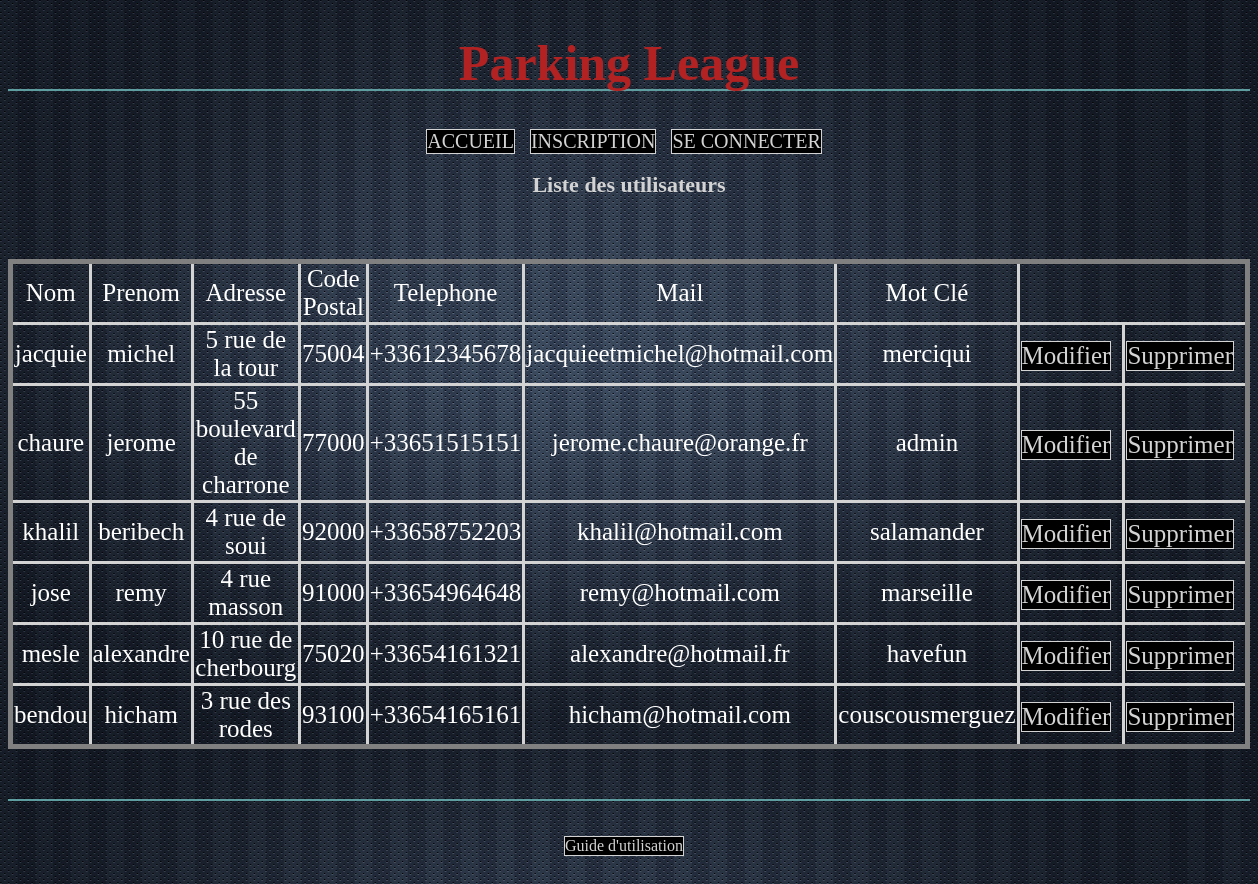
Screenshot of /liste-utilisateur.php with the database file from the repository.
### tables this page shows
CREATE TABLE IF NOT EXISTS `utilisateur` (
  `id_uti` int(5) NOT NULL AUTO_INCREMENT,
  `identifiant` varchar(25) NOT NULL,
  `mdp` int(10) NOT NULL,
  `nom` varchar(25) DEFAULT NULL,
  `prenom` varchar(25) DEFAULT NULL,
  `adresse` varchar(25) DEFAULT NULL,
  `cp` int(5) DEFAULT NULL,
  `tel` int(10) DEFAULT NULL,
  `mail` varchar(50) DEFAULT NULL,
  `statut` int(1) DEFAULT NULL,
  `motcle` varchar(20) DEFAULT NULL,
  PRIMARY KEY (`id_uti`)
);

### liste-utilisateur.php (the view, shortened to what this page needs)
<!DOCTYPE html>
<html>
	   <head>
		<link rel="stylesheet" href="css/style.css" />
	<h1> Parking League </h1>
	</head>
	<?php include("menu.php");
          include("connection.php");?>
	<body>
		<h2> Liste des utilisateurs </h2><br/>
		<table>
		<?php
		$req = $bdd->query('SELECT * FROM UTILISATEUR WHERE statut = 1');
		?>
		<tr>
			<td>Nom</td>
			<td>Prenom</td>
			<td>Adresse</td>
			<td>Code Postal</td>
			<td>Telephone</td>
			<td>Mail</td>
			<td>Mot Clé</td>
		</tr>
		<?php
		while($donnees = $req->fetch())
		{
			echo '<tr>
					<td>'.$donnees['nom'].'</td>
					<td>'.$donnees['prenom'].'</td>
					<td>'.$donnees['adresse'].'</td>
					<td>'.$donnees['cp'].'</td>
					<td>+33'.$donnees['tel'].'</td>
					<td>'.$donnees['mail'].'</td>
					<td>'.$donnees['motcle'].'</td>
					<td><a href = "modifier-profil.php?id_uti='.$donnees['id_uti'].'">Modifier</a></td>
					<td><a href = "supprimer-profil.php?id_uti='.$donnees['id_uti'].'">Supprimer</a></td>
				  </tr>';
		}
		?>
		</table>
	</body>
    <?php include("footer.php"); ?>
</html>

### menu.php
<nav>
	<?php
	if(isset($_SESSION['nom']) && isset($_SESSION['prenom']))
	{
		if($_SESSION['nom'] == 'chaure' && $_SESSION['prenom'] == 'jerome')
		{
		echo'
			<a href="index.php">ACCUEIL</a>
			<a href="reservation-encours.php">LES RESERVATIONS VALIDES</a>
			<a href="reservation-attente.php">RESERVATIONS EN ATTENTES</a>
			<a href="inscription-attente.php">INSCRIPTIONS EN ATTENTES</a>
			<a href="liste-utilisateur.php">LISTE DES UTILISATEURS</a>
			<a href="page-deco.php">SE DECONNECTER</a> ';
		}
		else
		{
			echo'
				<a href="index.php">ACCUEIL</a>
				<a href="reservation-encours.php">LES RESERVATIONS VALIDES</a>
				<a href="reservation-attente.php">RESERVATIONS EN ATTENTES</a>
				<a href="reserver.php">RESERVER</a>
				<a href="modifier-mdp.php">MODIFIER MDP</a>
				<a href="page-deco.php">SE DECONNECTER</a> ';
		}
	}
	else
	{
		echo'
			<a href="index.php">ACCUEIL</a>
			<a href="inscription.php">INSCRIPTION</a>
			<a href="page-connection.php">SE CONNECTER</a> ';
	}
	?>
</nav>

### footer.php
	<footer>
		<a href="guide_utilisation.php">Guide d'utilisation</a>
</footer>

### css/style.css (style rules this page uses)
html { background-image: url(../img/body3.jpg); }
body { text-align: center; color: white; font-family: Comic Sans MS; }
table { margin : 10px auto auto auto; border-width:5px; border-style:solid; border-collapse: collapse; }
td { border-style:solid; font-size: 25px; border-color: lightgray; }
footer { border-top: 2px solid cadetblue; text-align: center; margin-top: 50px; padding-top: 30px; padding-bottom: 20px; }
h1 { color:firebrick; font-family:AR DELANEY; text-align: center; border-bottom: 2px solid cadetblue; height: 55px; font-size: 50px; }
h2 { color:lightgray; text-align: center; height: 40px; font-size: 22px; }
nav { text-align: center; font-size: 20px; }
a { padding: 3 15; margin: 15; background:black; color: lightgray; border: 00.2px solid; text-decoration: none; font-family: Comic Sans MS; margin-right: 10px; margin-top: 5px; display:inline-block; transition :0.3s; }

### rows the page displays
utilisateur: nom "jacquie", prenom "michel", adresse "5 rue de la tour", cp "75004", tel "612345678", mail "jacquieetmichel@hotmail.com", motcle "merciqui"
utilisateur: nom "chaure", prenom "jerome", adresse "55 boulevard de charrone", cp "77000", tel "651515151", mail "jerome.chaure@orange.fr", motcle "admin"
utilisateur: nom "khalil", prenom "beribech", adresse "4 rue de soui", cp "92000", tel "658752203", mail "khalil@hotmail.com", motcle "salamander"
utilisateur: nom "jose", prenom "remy", adresse "4 rue masson", cp "91000", tel "654964648", mail "remy@hotmail.com", motcle "marseille"
utilisateur: nom "mesle", prenom "alexandre", adresse "10 rue de cherbourg", cp "75020", tel "654161321", mail "alexandre@hotmail.fr", motcle "havefun"
utilisateur: nom "bendou", prenom "hicham", adresse "3 rue des rodes", cp "93100", tel "654165161", mail "hicham@hotmail.com", motcle "couscousmerguez"
